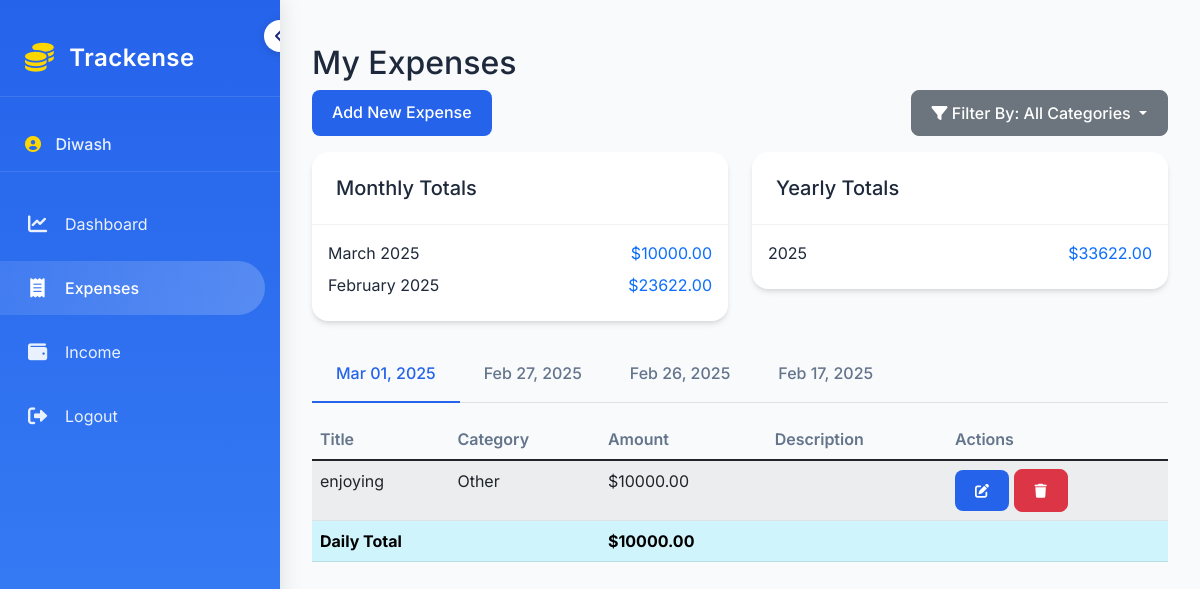
The app's page /expenses/ (signed in) with its own data.
### trackense/models.py (models this page shows, shortened)
class Expense(models.Model):
    CATEGORY_CHOICES = [
        ('Food', 'Food'),
        ('Travel', 'Travel'),
        ('Shopping', 'Shopping'),
        ('Entertainment', 'Entertainment'),
        ('Bills', 'Bills'),
        ('Other', 'Other'),
    ]
    CATEGORY_ICONS = {
        'Food': 'fas fa-utensils',
        'Travel': 'fas fa-plane',
        'Shopping': 'fas fa-shopping-cart',
        'Entertainment': 'fas fa-film',
        'Bills': 'fas fa-file-invoice-dollar',
        'Other': 'fas fa-box',
    }
    title = models.CharField(max_length=100)
    amount = models.DecimalField(max_digits=10, decimal_places=2)
    category = models.CharField(max_length=20, choices=CATEGORY_CHOICES)
    date = models.DateField()
    description = models.TextField(blank=True)
    user = models.ForeignKey(User, on_delete=models.CASCADE)
    created_at = models.DateTimeField(auto_now_add=True)
    class Meta:
        ordering = ['-date', '-created_at']

### trackense/views.py (the view)
# urls.py: path('expenses/', views.expense_list, name='expense_list'),
@login_required
def expense_list(request):
    expenses = Expense.objects.filter(user=request.user).order_by('-date')
    category = request.GET.get('category')
    if category:
        expenses = expenses.filter(category=category)
    monthly_totals = expenses.annotate(
        month=TruncMonth('date')
    ).values('month').annotate(
        total=Sum('amount')
    ).order_by('-month')
    yearly_totals = expenses.annotate(
        year=TruncYear('date')
    ).values('year').annotate(
        total=Sum('amount')
    ).order_by('-year')
    grouped_expenses = {}
    date_totals = {}
    for expense in expenses:
        date = expense.date
        if date not in grouped_expenses:
            grouped_expenses[date] = []
        grouped_expenses[date].append(expense)
        if date not in date_totals:
            date_totals[date] = 0
        date_totals[date] += float(expense.amount)
    context = {
        'grouped_expenses': grouped_expenses,
        'totals': date_totals,
        'monthly_totals': monthly_totals,
        'yearly_totals': yearly_totals,
        'expense_categories': Expense.CATEGORY_CHOICES,
        'income_categories': Income.CATEGORY_CHOICES,
        'selected_category': category,
    }
    return render(request, 'trackense/expense_list.html', context)

### trackense/templatetags/custom_tags.py (called while the page is built)
@register.filter
def get_item(dictionary, key):
    if isinstance(dictionary, dict):
        return dictionary.get(key, '')
    return ''

### trackense/templates/trackense/expense_list.html (shortened to what this page needs)
{% extends 'base.html' %}
{% load custom_tags %}
{% block content %}
<div class="container mt-4 fade-in">
    <h2>My Expenses</h2>
    <div class="d-flex justify-content-between mb-3">
        <a href="{% url 'add_expense' %}" class="btn btn-primary">Add New Expense</a>
        <form method="get" class="d-flex">
            <div class="dropdown">
                <button class="btn btn-secondary dropdown-toggle" type="button" id="categoryDropdown" data-bs-toggle="dropdown" aria-expanded="false">
                    <i class="fas fa-filter"></i> Filter By:
                    {% if selected_category %}
                        {{ selected_category|get_item:expense_categories }}
                    {% else %}
                        All Categories
                    {% endif %}
                </button>
            </div>
        </form>
    </div>
    {% if not grouped_expenses %}
        <div class="alert alert-info">
            No expenses found. Add your first expense using the button above!
        </div>
    {% else %}
        <div class="row mb-4">
            <div class="col-md-6">
                <div class="card">
                    <div class="card-header">
                        <h5 class="mb-0">Monthly Totals</h5>
                    </div>
                    <div class="card-body">
                        {% for monthly in monthly_totals|slice:":3" %}
                            <div class="d-flex justify-content-between align-items-center mb-2">
                                <span>{{ monthly.month|date:"F Y" }}</span>
                                <span class="text-primary">${{ monthly.total|floatformat:2 }}</span>
                            </div>
                        {% endfor %}
                    </div>
                </div>
            </div>
            <div class="col-md-6">
                <div class="card">
                    <div class="card-header">
                        <h5 class="mb-0">Yearly Totals</h5>
                    </div>
                    <div class="card-body">
                        {% for yearly in yearly_totals %}
                            <div class="d-flex justify-content-between align-items-center mb-2">
                                <span>{{ yearly.year|date:"Y" }}</span>
                                <span class="text-primary">${{ yearly.total|floatformat:2 }}</span>
                            </div>
                        {% endfor %}
                    </div>
                </div>
            </div>
        </div>
        {% if grouped_expenses %}
            <ul class="nav nav-tabs" id="expenseTabs" role="tablist">
                {% for date, expenses in grouped_expenses.items %}
                    <li class="nav-item" role="presentation">
                        <button class="nav-link {% if forloop.first %}active{% endif %}"
                                id="tab-{{ date|date:'Y-m-d' }}"
                                data-bs-toggle="tab"
                                data-bs-target="#content-{{ date|date:'Y-m-d' }}"
                                type="button"
                                role="tab">
                            {{ date|date:"M d, Y" }}
                        </button>
                    </li>
                {% endfor %}
            </ul>
            <div class="tab-content" id="expenseTabsContent">
                {% for date, expenses in grouped_expenses.items %}
                    <div class="tab-pane fade {% if forloop.first %}show active{% endif %}"
                         id="content-{{ date|date:'Y-m-d' }}"
                         role="tabpanel">
                        <div class="table-responsive mt-3">
                            <table class="table table-striped">
                                <thead>
                                    <tr>
                                        <th>Title</th>
                                        <th>Category</th>
                                        <th>Amount</th>
                                        <th>Description</th>
                                        <th>Actions</th>
                                    </tr>
                                </thead>
                                <tbody>
                                    {% for expense in expenses %}
                                        <tr>
                                            <td>{{ expense.title }}</td>
                                            <td>{{ expense.category }}</td>
                                            <td>${{ expense.amount|floatformat:2 }}</td>
                                            <td>{{ expense.description }}</td>
                                            <td>
                                                <a href="{% url 'edit_expense' expense.pk %}" class="btn btn-sm btn-primary">
                                                    <i class="fas fa-edit"></i>
                                                </a>
                                                <button class="btn btn-sm btn-danger"
                                                        onclick="confirmDelete('{% url 'delete_expense' expense.pk %}')">
                                                    <i class="fas fa-trash"></i>
                                                </button>
                                            </td>
                                        </tr>
                                    {% endfor %}
                                    <tr class="table-info">
                                        <td colspan="2"><strong>Daily Total</strong></td>
                                        <td colspan="3"><strong>${{ totals|get_item:date|floatformat:2 }}</strong></td>
                                    </tr>
                                </tbody>
                            </table>
                        </div>
                    </div>
                {% endfor %}
            </div>
        {% endif %}
    {% endif %}
</div>
{% endblock %}

### templates/base.html (shortened to what this page needs)
<!DOCTYPE html>
<html lang="en">
<head>
    {% load static %}
    <link href="https://cdn.jsdelivr.net/npm/bootstrap@5.1.3/dist/css/bootstrap.min.css" rel="stylesheet">
    <link href="https://cdnjs.cloudflare.com/ajax/libs/font-awesome/6.0.0-beta3/css/all.min.css" rel="stylesheet">
    <link href="{% static 'css/custom.css' %}" rel="stylesheet">
</head>
<body>
    {% block body %}
    <nav class="sidebar" id="sidebar" aria-expanded="true">
        <button class="toggle-btn"
                type="button"
                aria-label="Collapse Sidebar"
                title="Toggle Sidebar">
            <i class="fas fa-chevron-left" id="toggle-icon"></i>
        </button>
        <div class="brand-section">
            <a href="{% url 'dashboard' %}" title="Trackense">
                <i class="fas fa-coins"></i>
                <span>Trackense</span>
            </a>
        </div>
        {% if user.is_authenticated %}
        <div class="user-section">
            <i class="fas fa-user-circle"></i>
            <span>{{ user.username }}</span>
        </div>
        {% endif %}
        <div class="nav flex-column">
            <a class="nav-link {% if request.resolver_match.url_name == 'dashboard' %}active{% endif %}"
               href="{% url 'dashboard' %}"
               title="Dashboard">
                <i class="fas fa-chart-line"></i>
                <span>Dashboard</span>
            </a>
            <a class="nav-link {% if request.resolver_match.url_name == 'expense_list' %}active{% endif %}"
               href="{% url 'expense_list' %}"
               title="Expenses">
                <i class="fas fa-receipt"></i>
                <span>Expenses</span>
            </a>
            <a class="nav-link {% if request.resolver_match.url_name == 'income_list' %}active{% endif %}"
               href="{% url 'income_list' %}"
               title="Income">
                <i class="fas fa-wallet"></i>
                <span>Income</span>
            </a>
            {% if user.is_authenticated %}
                <form method="post" action="{% url 'logout' %}" class="mt-auto">
                    <button type="submit" class="nav-link border-0 bg-transparent w-100 text-start" title="Logout">
                        <i class="fas fa-sign-out-alt"></i>
                        <span>Logout</span>
                    </button>
                </form>
            {% endif %}
        </div>
    </nav>
    <main class="main-content" id="main-content">
        {% block content %}
        {% endblock %}
    </main>
    {% endblock %}
</body>
</html>

### static/css/custom.css (style rules this page uses)
:root { --primary-color: #2563eb; --secondary-color: #3b82f6; --success-color: #10b981; --danger-color: #ef4444; --background-color: #f8fafc; --card-background: #ffffff; --text-primary: #1e293b; --text-secondary: #64748b; }
body { background-color: var(--background-color); color: var(--text-primary); font-family: 'Inter', sans-serif; }
html, body { height: 100%; margin: 0; padding: 0; }
.sidebar { height: 100vh; background: linear-gradient(180deg, var(--primary-color) 0%, var(--secondary-color) 100%); padding-top: 20px; position: fixed; left: 0; width: 280px; transition: all 0.4s cubic-bezier(0.4, 0, 0.2, 1); box-shadow: 2px 0 20px rgba(0, 0, 0, 0.1); backdrop-filter: blur(10px); z-index: 1000; overflow-x: hidden; transform: translateX(0); }
.sidebar .nav-link { color: rgba(255, 255, 255, 0.9); padding: 15px 25px; display: flex; align-items: center; gap: 15px; white-space: nowrap; transition: all 0.3s; border-radius: 0 30px 30px 0; margin: 5px 0; margin-right: 15px; }
.sidebar .nav-link i { font-size: 1.2rem; min-width: 25px; text-align: center; transition: transform 0.3s; }
.sidebar .nav-link.active { background: linear-gradient(90deg, rgba(255, 255, 255, 0.1) 0%, rgba(255, 255, 255, 0.2) 100%); color: #fff; font-weight: 500; }
.sidebar .nav-link span { opacity: 1; transition: opacity 0.3s ease, transform 0.3s ease; transform: translateX(0); }
.sidebar .nav-link span, .sidebar .brand-section span, .sidebar .user-section span { opacity: 1; transition: all 0.3s ease; white-space: nowrap; }
.brand-section { padding: 20px 25px; border-bottom: 1px solid rgba(255, 255, 255, 0.1); margin-bottom: 20px; }
.brand-section a { color: #fff; text-decoration: none; font-size: 1.5rem; display: flex; align-items: center; gap: 15px; font-weight: 600; letter-spacing: 0.5px; }
.brand-section i { font-size: 1.8rem; color: #ffd700; }
.main-content { margin-left: 280px; padding: 20px; transition: margin-left 0.3s ease; width: calc(100% - 280px); }
.toggle-btn { position: absolute; right: -16px; top: 20px; background: #ffffff; color: #1a237e; border: none; border-radius: 50%; width: 32px; height: 32px; display: flex; align-items: center; justify-content: center; cursor: pointer; z-index: 1001; transition: all 0.3s cubic-bezier(0.4, 0, 0.2, 1); box-shadow: 0 2px 10px rgba(0, 0, 0, 0.15); left: auto; transform: rotate(0); transition: transform 0.4s cubic-bezier(0.4, 0, 0.2, 1); }
.toggle-btn i { transition: transform 0.4s cubic-bezier(0.4, 0, 0.2, 1); }
.sidebar .user-section { padding: 15px 25px; margin-bottom: 20px; border-bottom: 1px solid rgba(255, 255, 255, 0.1); }
.sidebar .user-section i { color: #ffd700; margin-right: 10px; }
.sidebar .user-section span { color: rgba(255, 255, 255, 0.9); font-weight: 500; }
.fade-in { animation: fadeIn 0.5s ease-out; }
.card { border: none; border-radius: 1rem; background: var(--card-background); box-shadow: 0 4px 6px -1px rgb(0 0 0 / 0.1), 0 2px 4px -2px rgb(0 0 0 / 0.1); transition: all 0.3s ease; }
.card-header { background: transparent; border-bottom: 1px solid rgba(0, 0, 0, 0.05); padding: 1.5rem; }
.card-body { padding: 1.5rem; }
.btn { padding: 0.625rem 1.25rem; border-radius: 0.5rem; font-weight: 500; transition: all 0.3s ease; }
.btn-primary { background: var(--primary-color); border: none; }
.table { margin: 0; }
.table th { border-top: none; font-weight: 600; color: var(--text-secondary); }
.nav-tabs .nav-link { border: none; color: var(--text-secondary); padding: 1rem 1.5rem; font-weight: 500; transition: all 0.3s ease; }
.nav-tabs .nav-link.active { color: var(--primary-color); border-bottom: 2px solid var(--primary-color); background: transparent; }
@media (max-width: 1200px) { .card-body { padding: 1rem; } }

### records on screen
Expense: date "Mar 01, 2025", title "enjoying", category "Other", amount "10000.00", date "10000.00"
Expense: date "Feb 27, 2025"
Expense: date "Feb 26, 2025"
Expense: date "Feb 17, 2025"

### other values on screen
{{ user.username }} "Diwash"
{{ monthly.month|date:"F Y" }} "March 2025" "February 2025"
{{ monthly.total|floatformat:2 }} "10000.00" "23622.00"
{{ yearly.year|date:"Y" }} "2025"
{{ yearly.total|floatformat:2 }} "33622.00"
